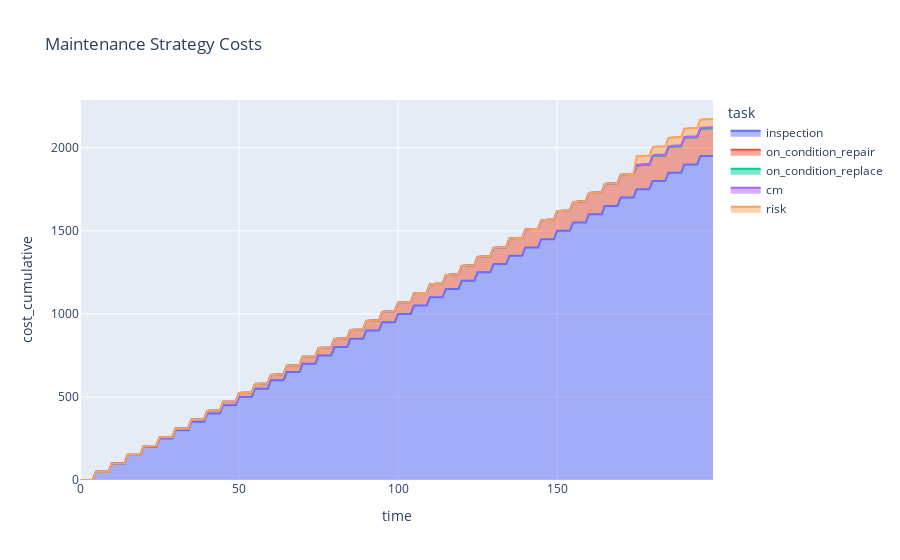

The notebook cell saved with this chart:
### Code cell
fig = px.area(df, x="time", y="cost_cumulative", color="task", title='Maintenance Strategy Costs')
fig.show()

### Figure 1 — Plotly figure (JSON) as saved in the notebook; plotly's stock layout.template omitted (floating-point values rounded to 4 significant figures; data arrays with more than 128 entries replaced by an {"elided": "..."} marker saying what was removed)
{"data": [{"hovertemplate": "task=inspection<br>time=%{x}<br>cost_cumulative=%{y}<extra></extra>", "legendgroup": "inspection", "line": {"color": "#636efa"}, "mode": "lines", "name": "inspection", "orientation": "v", "showlegend": true, "stackgroup": "1", "type": "scatter", "x": {"elided": "200 int values"}, "xaxis": "x", "y": {"elided": "200 int values"}, "yaxis": "y"}, {"hovertemplate": "task=on_condition_repair<br>time=%{x}<br>cost_cumulative=%{y}<extra></extra>", "legendgroup": "on_condition_repair", "line": {"color": "#EF553B"}, "mode": "lines", "name": "on_condition_repair", "orientation": "v", "showlegend": true, "stackgroup": "1", "type": "scatter", "x": {"elided": "200 int values"}, "xaxis": "x", "y": {"elided": "200 float values"}, "yaxis": "y"}, {"hovertemplate": "task=on_condition_replace<br>time=%{x}<br>cost_cumulative=%{y}<extra></extra>", "legendgroup": "on_condition_replace", "line": {"color": "#00cc96"}, "mode": "lines", "name": "on_condition_replace", "orientation": "v", "showlegend": true, "stackgroup": "1", "type": "scatter", "x": {"elided": "200 int values"}, "xaxis": "x", "y": {"elided": "200 float values"}, "yaxis": "y"}, {"hovertemplate": "task=cm<br>time=%{x}<br>cost_cumulative=%{y}<extra></extra>", "legendgroup": "cm", "line": {"color": "#ab63fa"}, "mode": "lines", "name": "cm", "orientation": "v", "showlegend": true, "stackgroup": "1", "type": "scatter", "x": {"elided": "200 int values"}, "xaxis": "x", "y": {"elided": "200 int values"}, "yaxis": "y"}, {"hovertemplate": "task=risk<br>time=%{x}<br>cost_cumulative=%{y}<extra></extra>", "legendgroup": "risk", "line": {"color": "#FFA15A"}, "mode": "lines", "name": "risk", "orientation": "v", "showlegend": true, "stackgroup": "1", "type": "scatter", "x": {"elided": "200 int values"}, "xaxis": "x", "y": {"elided": "200 int values"}, "yaxis": "y"}], "layout": {"legend": {"title": {"text": "task"}, "tracegroupgap": 0}, "title": {"text": "Maintenance Strategy Costs"}, "xaxis": {"anchor": "y", "domain": [0, 1], "title": {"text": "time"}}, "yaxis": {"anchor": "x", "domain": [0, 1], "title": {"text": "cost_cumulative"}}}}
